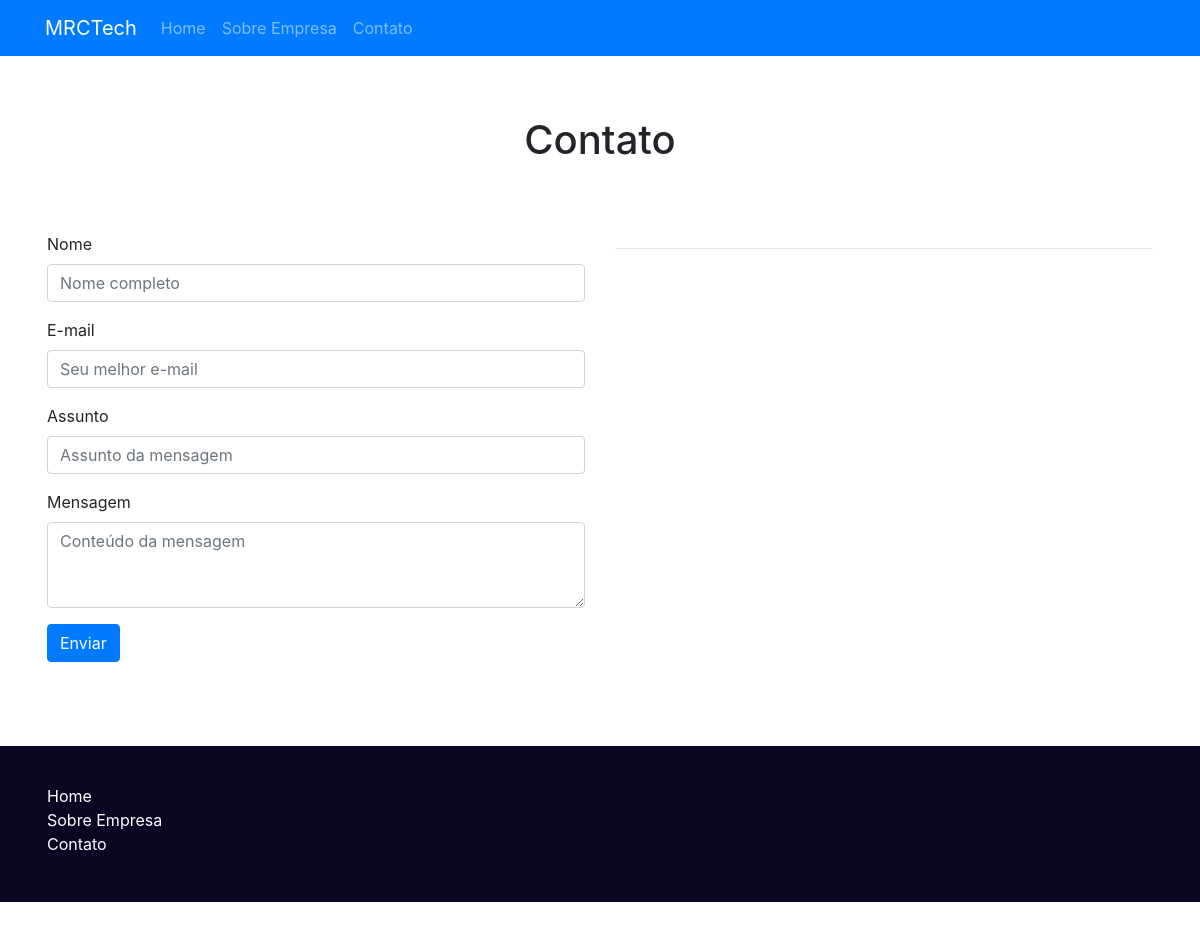
/contato, run on an earlier commit of the app's database.
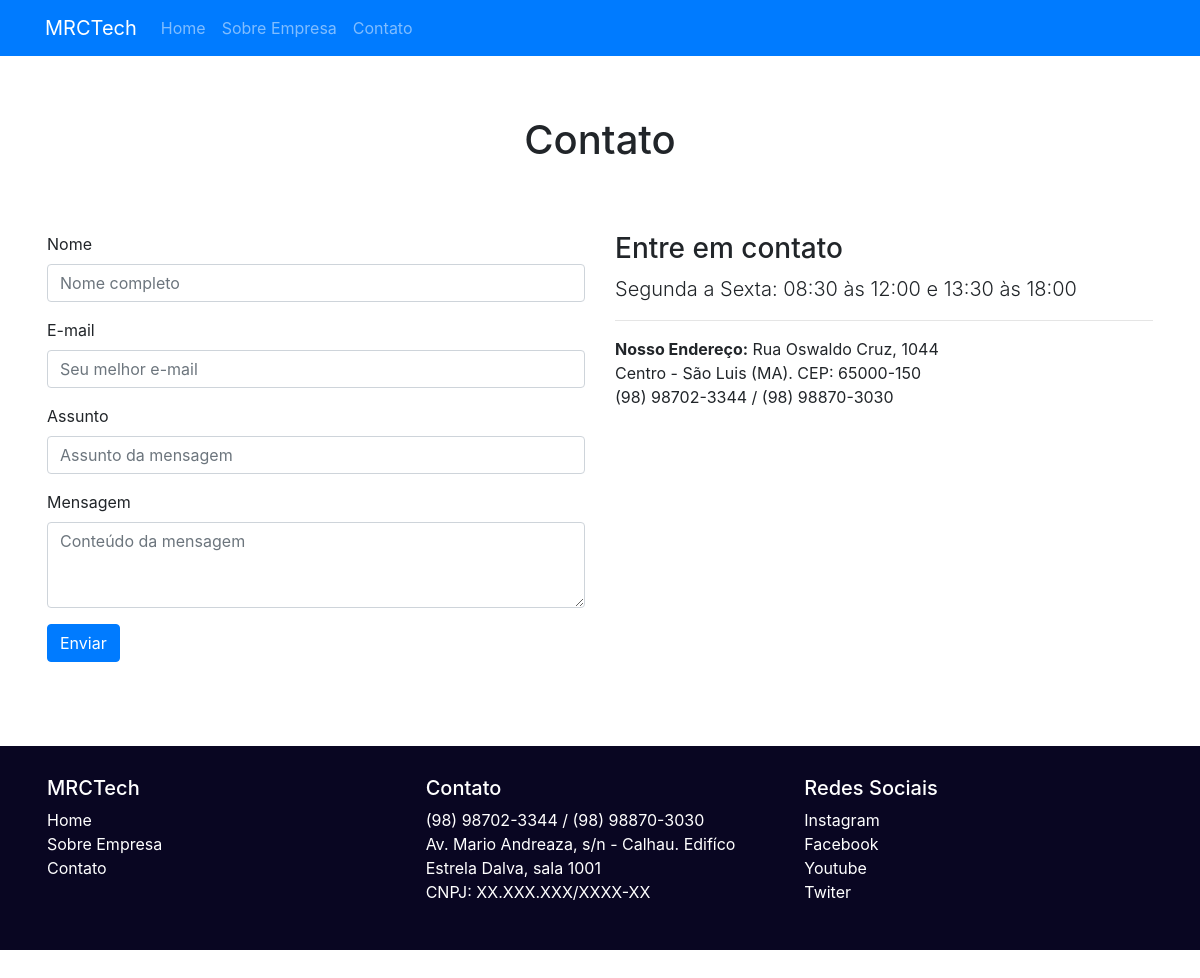
And on a later commit of the database.
### tables this page shows
CREATE TABLE `sts_contacts` (
  `id` int NOT NULL,
  `title_opening_hours` varchar(220) NOT NULL,
  `opening_hours` varchar(220) NOT NULL,
  `title_address` varchar(220) NOT NULL,
  `address` varchar(220) NOT NULL,
  `address_two` varchar(220) NOT NULL,
  `phone` varchar(44) NOT NULL,
  `created_at` datetime NOT NULL,
  `updated_at` datetime DEFAULT NULL
);

CREATE TABLE `sts_footers` (
  `id` int NOT NULL,
  `title_site` varchar(44) NOT NULL,
  `title_contact` varchar(44) NOT NULL,
  `phone` varchar(44) NOT NULL,
  `address` varchar(120) NOT NULL,
  `url_address` varchar(220) NOT NULL,
  `cnpj` varchar(44) NOT NULL,
  `url_cnpj` varchar(110) NOT NULL,
  `title_social_networks` varchar(44) NOT NULL,
  `txt_one_social_networks` varchar(44) NOT NULL,
  `link_one_social_networks` varchar(220) NOT NULL,
  `txt_two_social_networks` varchar(44) NOT NULL,
  `link_two_social_networks` varchar(220) NOT NULL,
  `txt_three_social_networks` varchar(44) NOT NULL,
  `link_three_social_networks` varchar(220) NOT NULL,
  `txt_four_social_networks` varchar(44) NOT NULL,
  `link_four_social_networks` varchar(220) NOT NULL,
  `created_at` datetime NOT NULL,
  `updated_at` datetime NOT NULL
);

### app/sts/Controllers/Contato.php (called while the page is built, shortened)
<?php
class Contato
{
    private $data;
    public function index(){
        $viewContact = new \App\sts\Models\StsContato();
        $this->data['address'] = $viewContact->view();
        $viewFooter = new \App\sts\Models\StsFooter();
        $this->data['footer'] = $viewFooter->view();
        $carregarView = new \Core\ConfigView("sts/Views/contato/contato", $this->data);
        $carregarView->renderizar();
    }
}

### index.php (called while the page is built, shortened)
<?php
    $url = new Home();
    $url->carregar();
?>

### app/sts/Models/helper/StsRead.php (called while the page is built, shortened)
<?php
class StsRead extends StsConn
{
    private string $select;
    private array $values = [];
    private object $query;
    public function fullRead($query, $parseString = null) {
        $this->select = $query;
        if(!empty($parseString)){
            parse_str($parseString, $this->values);
        }
        $this->exeInstruction();
    }
    private function exeInstruction() {
        $this->connection();
        try{
            $this->exeParameter();
            $this->query->execute();
            $this->result =  $this->query->fetchAll();
        }catch(Exception $ex) {
            $this->result = null;
        }
    }
    private function connection() {
        $this->conn =  $this->connect();
        $this->query = $this->conn->prepare($this->select);
        $this->query->setFetchMode(PDO::FETCH_ASSOC);
    }
    private function exeParameter() {
        if($this->values) {
            foreach($this->values as $link => $value) {
                if($link == 'limit' || $link == 'offset') {
                    $value = (int) $value;
                }
                $this->query->bindValue(":{$link}", $value, (is_int($value) ? PDO::PARAM_INT : PDO::PARAM_STR));
            }
        }
    }
}

### app/sts/Models/helper/StsConn.php (called while the page is built, shortened)
<?php
abstract class StsConn
{
    private string $host = HOST;
    private string $user = USER;
    private string $pass = PASS;
    private string $dbName = DBNAME;
    private int $port = PORT;
    protected function connect() {
        try{
            $this->connect = new PDO("mysql:host={$this->host};port={$this->port};dbname=".$this->dbName, $this->user, $this->pass);
            return $this->connect;
        }catch(Exception $ex){
            die('Erro: Por favor tente novamente. Caso o erro persista entre em contato com o administrador: '.EMAILADM. '<br>');
        }
    }
}

### app/sts/Models/StsContato.php (called while the page is built, shortened)
<?php
class StsContato
{
    public function view() {
        $viewContact =  new \App\sts\Models\helper\StsRead();
        $viewContact->fullRead("SELECT title_opening_hours, opening_hours, title_address, address, address_two, phone
                FROM sts_contacts
                LIMIT :limit",
                "limit=1");
        $this->dataContact = $viewContact->getResult();
        return $this->dataContact[0];
    }
}

### app/sts/Models/StsFooter.php (called while the page is built, shortened)
<?php
class StsFooter
{
    public function view() {
        $viewFooter =  new \App\sts\Models\helper\StsRead();
        $viewFooter->fullRead("SELECT title_site, title_contact, phone, address, url_address, cnpj, url_cnpj, title_social_networks,
                txt_one_social_networks, link_one_social_networks, txt_two_social_networks, link_two_social_networks,
                txt_three_social_networks, link_three_social_networks, txt_four_social_networks, link_four_social_networks
                FROM sts_footers
                LIMIT :limit",
                "limit=1");
        $this->dataFooter = $viewFooter->getResult();
        return $this->dataFooter[0];
    }
}

### app/sts/Views/contato/contato.php (the view, shortened to what this page needs)
<div class="jumbotron head-contato">
    <div class="container">
        <h1 class="text-center">Contato</h1>
    </div>
</div>
<div class="jumbotron contato">
    <div class="container">
        <div class="row featurette">
            <div class="col-md-6 mb-4">
                <form method="POST" action="">
                    <div class="form-group">
                        <label for="name">Nome</label>
                        <input name="name" type="text" class="form-control" id="name" placeholder="Nome completo" value="<?php if(isset($name)) {echo $name;} ?>" required>
                    </div>
                    <div class="form-group">
                        <label for="email">E-mail</label>
                        <input name="email" type="email" class="form-control" id="email" placeholder="Seu melhor e-mail" value="<?php if(isset($email)) {echo $email;}  ?>" required>
                    </div>
                    <div class="form-group">
                        <label for="subject">Assunto</label>
                        <input name="subject" type="text" class="form-control" id="subject" placeholder="Assunto da mensagem" value="<?php if(isset($subject)) {echo $subject;}  ?>" required>
                    </div>
                    <div class="form-group">
                        <label for="content">Mensagem</label>
                        <textarea name="content" class="form-control" id="content" rows="3" placeholder="Conteúdo da mensagem" required><?php if(isset($content)) {echo $content;} ?></textarea>
                    </div>
                    <button name="createContMsg"  type="submit" class="btn btn-primary" value="createContMsg">Enviar</button>
                </form>
            </div>
            <?php extract($this->dados['address']); ?>
            <div class="col-md-6">
                <h3><?php echo $title_opening_hours;?></h3>
                <p class="lead"><?php echo $opening_hours;?></p>
                <hr>
                <address>
                    <strong><?php echo $title_address;?></strong>
                    <?php echo $address;?><br>
                    <?php echo $address_two;?><br>
                    <?php echo $phone;?><br>
                </address>
            </div>
        </div>
    </div>
</div>

### core/ConfigController.php (shortened to what this page needs)
<?php
    class ConfigController extends Config
    {
        private ?string $url;
        private string $urlController;
        private array $format;
        public function __construct(){
            if(!empty(filter_input(INPUT_GET, "url", FILTER_DEFAULT))){
                $this->url = filter_input(INPUT_GET, "url", FILTER_DEFAULT);
                $this->urlConjunto = explode("/", $this->url);
                if(isset($this->urlConjunto[0])){
                    $this->urlController = $this->slugController($this->urlConjunto[0]);
                }else{
                    $this->urlController = $this->slugController(CONTROLLER);
                }
            }else{
                $this->urlController = $this->slugController(CONTROLLER);
                $this->urlParametro = "";
            }
        }
        private function limparUrl(){
            $this->url = strip_tags($this->url);
            $this->url =  trim($this->url);
            $this->url = rtrim($this->url, "/");
            $this->format['a'] = 'ÀÁÂÃÄÅÆÇÈÉÊËÌÍÎÏÐÑÒÓÔÕÖØÙÚÛÜüÝÞßàáâãäåæçèéêëìíîïðñòóôõöøùúûýýþÿRr"!@#$%&*()_-+={[}]?;:.,\\\'<>°ºª ';
            $this->format['b'] = 'aaaaaaaceeeeiiiidnoooooouuuuuybsaaaaaaaceeeeiiiidnoooooouuuyybyRr--------------------------------';
            $this->url = strtr(utf8_decode($this->url), utf8_decode($this->format['a']), $this->format['b']);
        }
        private function slugController($slugController){
            $this->urlslugController = strtolower($slugController);
            $this->urlslugController = str_replace("-", " ", $this->urlslugController);
            $this->urlslugController =  ucwords($this->urlslugController);
            $this->urlslugController = str_replace(" ", "", $this->urlslugController);
            return $this->urlslugController;
        }
        public function carregar(){
            $this->classe = "App\\sts\\Controllers\\". $this->urlController;
            if(class_exists($this->classe)){
                $this->carregarClasse();
            }else{
                $this->urlController = $this->slugController(CONTROLLERERRO);
                $this->carregar();
            }
        }
        private function carregarClasse() {
            $classeCarregar = new $this->classe();
            if(method_exists($classeCarregar, "index")){
                $classeCarregar->index();
            }else{
                die('Erro: Por favor tente novamente. Caso o erro persista entre em contato com o administrador: '.EMAILADM. '<br>');
            }
        }
    }

### core/ConfigView.php (shortened to what this page needs)
<?php
class ConfigView
{
    private string $nome;
    public function __construct($nome, $dados) {
        $this->nome = $nome;
    }
    public function renderizar(){
        if(file_exists('app/'. $this->nome .'.php')){
            include 'app/sts/Views/include/head.php';
            include 'app/sts/Views/include/menu.php';
            include 'app/'. $this->nome .'.php';
            include 'app/sts/Views/include/footer.php';
            include 'app/sts/Views/include/librariesJs.php';
        }else{
            die("ERRO Desenvolvimento: Página não encontrada: (". "app/". $this->nome .".php)");
        }
    }
}

### app/sts/Views/include/head.php (shortened to what this page needs)
<!DOCTYPE html>
<html lang="pt-br">
<head>
        <link rel="stylesheet" href="https://stackpath.bootstrapcdn.com/bootstrap/4.5.2/css/bootstrap.min.css">
        <link rel="stylesheet" href="https://use.fontawesome.com/releases/v5.7.0/css/all.css">
        <link rel="stylesheet" href="<?php echo URL; ?>app/sts/assets/css/personalizado.css">
    </head>
<body>

### app/sts/Views/include/menu.php (shortened to what this page needs)
<nav class="navbar navbar-expand-lg navbar-dark fixed-top bg-primary">
    <div class="container">
        <a class="navbar-brand" href="<?php echo URL; ?>">MRCTech</a>
        <div class="collapse navbar-collapse" id="navbarsExample07">
            <ul class="navbar-nav mr-auto">
                <li class="nav-item">
                    <a class="nav-link" href="<?php echo URL; ?>">Home</a>
                </li>
                <li class="nav-item">
                    <a class="nav-link" href="<?php echo URL; ?>sobre-empresa">Sobre Empresa</a>
                </li>
                <li class="nav-item">
                    <a class="nav-link" href="<?php echo URL; ?>contato">Contato</a>
                </li>
            </ul>
        </div>
    </div>
</nav>

### app/sts/Views/include/footer.php (shortened to what this page needs)
<?php
extract($this->dados['footer']);
?>
<div class="jumbotron footer-per">
    <div class="container">
        <div class="row">
            <div class="col-12 col-sm-12 col-md-4">
                <h5><?php echo $title_site; ?></h5>
                <ul class="list-unstyled">
                    <li>
                        <a href="<?php echo URL; ?>" class="link-footer">Home</a>
                    </li>
                    <li>
                        <a href="<?php echo URL; ?>sobre-empresa" class="link-footer">Sobre Empresa</a>
                    </li>
                    <li>
                        <a href="<?php echo URL; ?>contato" class="link-footer">Contato</a>
                    </li>
                </ul>
            </div>
            <div class="col-12 col-sm-12 col-md-4">
                <h5><?php echo $title_contact; ?></h5>
                <ul class="list-unstyled">
                    <ul class="list-unstyled">
                    <li>
                        <a href="tel: <?php echo $phone ; ?>" class="link-footer"><?php echo $phone ; ?></a>
                    </li>
                    <li>
                        <a href="<?php echo $url_address; ?>" class="link-footer"><?php echo $address ; ?></a>
                    </li>
                    <li>
                        <a href="<?php echo $url_cnpj; ?>" class="link-footer"><?php echo $cnpj ; ?></a>
                    </li>
                </ul>
            </div>
            <div class="col-12 col-sm-12 col-md-4">
                <h5><?php echo $title_social_networks; ?></h5>
                <ul class="list-unstyled">
                    <li>
                        <a href="<?php echo $link_one_social_networks; ?>" target="_blank" class="link-footer"><?php echo $txt_one_social_networks; ?></a>
                    </li>
                    <li>
                        <a href="<?php echo $link_two_social_networks; ?>" target="_blank" class="link-footer"><?php echo $txt_two_social_networks; ?></a>
                    </li>
                    <li>
                        <a href="<?php echo $link_three_social_networks; ?>" target="_blank" class="link-footer"><?php echo $txt_three_social_networks; ?></a>
                    </li>
                    <li>
                        <a href="<?php echo $link_four_social_networks; ?>" target="_blank" class="link-footer"><?php echo $txt_four_social_networks; ?></a>
                    </li>
                </ul>
            </div>
        </div>
    </div>
</div>

### app/sts/Views/include/librariesJs.php (shortened to what this page needs)
</body>
</html>

### app/sts/assets/css/personalizado.css (style rules this page uses)
body { min-height: 75rem; padding-top: 3.5rem; }
.footer-per { background-color: #090622; padding-top: 30px; padding-bottom: 30px; color: #fff; margin-bottom: 0rem !important; border-radius: 0rem; }
.footer-per ul li a.link-footer { color: #fff !important; }
.head-contato { padding-top: 60px; padding-bottom: 0px; background-color: #fff; margin-bottom: 0rem !important; border-radius: 0rem; }
.contato { padding-top: 60px; padding-bottom: 60px; background-color: #fff; margin-bottom: 0rem !important; border-radius: 0rem; }

What changed in the data, as far as the page shows it:
added sts_contacts: title_opening_hours "Entre em contato", opening_hours "Segunda a Sexta: 08:30 às 12:00 e 13:30 às 18:00", title_address "Nosso Endereço:", address "Rua Oswaldo Cruz, 1044", address_two "Centro - São Luis (MA). CEP: 65000-150", phone "(98) 98702-3344 / (98) 98870-3030"
added sts_footers: title_site "MRCTech", title_contact "Contato", phone "(98) 98702-3344 / (98) 98870-3030", address "Av. Mario Andreaza, s/n - Calhau. Edifíco Estrela Dalva, sala 1001", cnpj "CNPJ: XX.XXX.XXX/XXXX-XX", title_social_networks "Redes Sociais", txt_one_social_networks "Instagram", txt_two_social_networks "Facebook", txt_three_social_networks "Youtube", txt_four_social_networks "Twiter"
